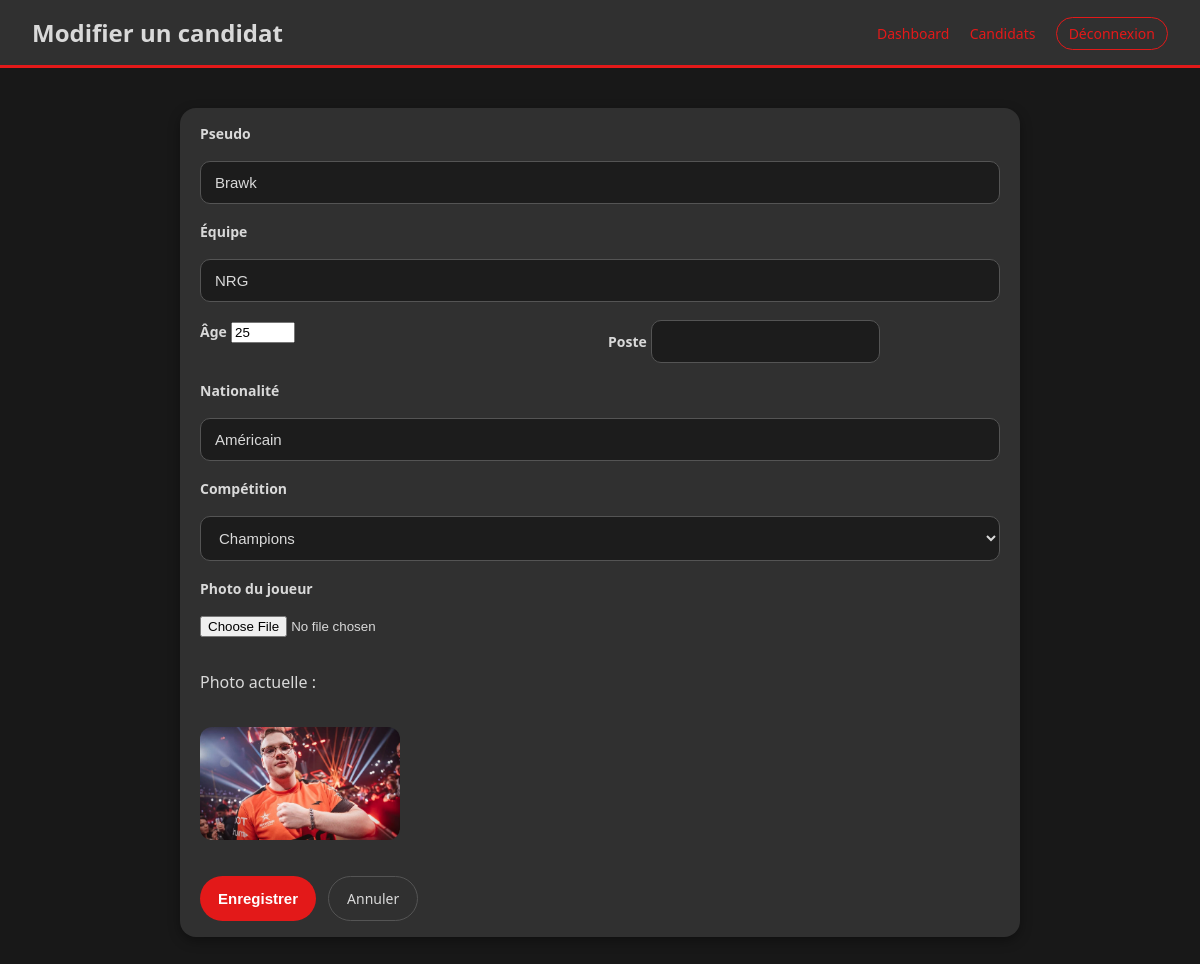
/admin/candidat_form.php?id=4 (signed in), run on the app's committed database.
### tables this page shows
CREATE TABLE IF NOT EXISTS `joueur` (
  `idjoueur` int NOT NULL AUTO_INCREMENT,
  `pseudo` varchar(45) NOT NULL,
  `equipe` varchar(70) DEFAULT NULL,
  `age` int DEFAULT NULL,
  `nationalite` varchar(45) DEFAULT NULL,
  `poste` varchar(45) DEFAULT NULL,
  `idadmin` int NOT NULL,
  `idcompetition` int NOT NULL,
  `photo` varchar(255) DEFAULT NULL,
  `email_candidat` varchar(255) DEFAULT NULL,
  `mdp_candidat` varchar(255) DEFAULT NULL,
  `bio_candidat` text,
  `lien_media` varchar(255) DEFAULT NULL,
  `candidature_complete` tinyint(1) NOT NULL DEFAULT '1',
  `candidature_validee` tinyint(1) NOT NULL DEFAULT '1',
  PRIMARY KEY (`idjoueur`),
  KEY `fk_joueur_admin` (`idadmin`),
  KEY `fk_joueur_compet` (`idcompetition`)
);

CREATE TABLE IF NOT EXISTS `competition` (
  `idcompetition` int NOT NULL AUTO_INCREMENT,
  `nom_compet` varchar(255) NOT NULL,
  `date_debut` date NOT NULL,
  `date_fin` date NOT NULL,
  `statut` varchar(45) NOT NULL,
  `idadmin` int NOT NULL,
  `idjeu` int NOT NULL,
  PRIMARY KEY (`idcompetition`),
  KEY `fk_compet_admin` (`idadmin`),
  KEY `fk_compet_jeu` (`idjeu`)
);

### admin/candidat_form.php (the view, shortened to what this page needs)
<?php
$connexion = dbconnect();
$mode          = "ajout";
$pseudo        = "";
$equipe        = "";
$age           = "";
$nationalite   = "";
$poste         = "";
$idcompetition = "";
$photo = "";
if (isset($_GET['id'])) {
    $mode     = "edition";
    $idjoueur = (int) $_GET['id'];
    $stmt = $connexion->prepare("SELECT * FROM joueur WHERE idjoueur = ?");
    $stmt->execute([$idjoueur]);
    $joueur = $stmt->fetch(PDO::FETCH_ASSOC);
    if ($joueur) {
        $pseudo        = $joueur['pseudo'];
        $equipe        = $joueur['equipe'];
        $age           = $joueur['age'];
        $nationalite   = $joueur['nationalite'];
        $poste         = $joueur['poste'];
        $idcompetition = $joueur['idcompetition'];
        $photo         = $joueur['photo'];
    }
}
$stmt = $connexion->query("SELECT idcompetition, nom_compet FROM competition");
$competitions = $stmt->fetchAll(PDO::FETCH_ASSOC);
?>
<!DOCTYPE html>
<html lang="fr">
<head>
    <link rel="stylesheet" href="admin.css">
</head>
<body>
<header class="admin-header">
    <h1><?= ($mode === "ajout" ? "Ajouter un candidat" : "Modifier un candidat") ?></h1>
    <nav>
        <a href="index.php">Dashboard</a>
        <a href="candidats.php">Candidats</a>
        <a href="../index.php?disconnect=1" class="btn-logout">Déconnexion</a>
    </nav>
</header>
<main class="admin-main form-page">
    <section class="panel panel-form">
        <form method="post" action="candidat_save.php" class="form-admin" enctype="multipart/form-data">
            <label>Pseudo</label>
            <input type="text" name="pseudo" required value="<?= htmlspecialchars($pseudo) ?>">
            <label>Équipe</label>
            <input type="text" name="equipe" value="<?= htmlspecialchars($equipe) ?>">
            <div class="form-row-2">
                <div>
                    <label>Âge</label>
                    <input type="number" name="age" min="10" max="100"
                           value="<?= htmlspecialchars($age) ?>">
                </div>
                <div>
                    <label>Poste</label>
                    <input type="text" name="poste" value="<?= htmlspecialchars($poste) ?>">
                </div>
            </div>
            <label>Nationalité</label>
            <input type="text" name="nationalite" value="<?= htmlspecialchars($nationalite) ?>">
            <label>Compétition</label>
            <select name="idcompetition" required>
                <?php foreach ($competitions as $c): ?>
                    <option value="<?= $c['idcompetition'] ?>"
                        <?= ($c['idcompetition'] == $idcompetition) ? "selected" : "" ?>>
                        <?= htmlspecialchars($c['nom_compet']) ?>
                    </option>
                <?php endforeach; ?>
            </select>
            <label>Photo du joueur</label>
            <input type="file" name="photo" accept="image/*">
            <?php if ($mode === "edition" && !empty($photo)): ?>
                <p>Photo actuelle :</p>
                <img src="../images/<?= htmlspecialchars($photo) ?>" alt="Photo actuelle"
                     style="max-width: 200px; border-radius: 12px; display:block; margin-bottom:10px;">
            <?php endif; ?>
            <div class="form-actions">
                <button type="submit" class="btn-primary">Enregistrer</button>
                <a href="candidats.php" class="btn-secondary">Annuler</a>
            </div>
        </form>
    </section>
</main>
</body>
</html>

### admin/admin.css (style rules this page uses)
body { margin: 0; font-family: 'Exo 2', system-ui, -apple-system, BlinkMacSystemFont, sans-serif; background-color: #181818; color: #D9D9D9; }
a { color: #e31919; text-decoration: none; }
.admin-header { background-color: #303030; padding: 16px 32px; display: flex; align-items: center; justify-content: space-between; border-bottom: 3px solid #e31919; }
.admin-header h1 { margin: 0; font-size: 24px; }
.admin-header nav a { margin-left: 16px; font-size: 14px; }
.btn-logout { padding: 6px 12px; border-radius: 999px; border: 1px solid #e31919; }
.admin-main { padding: 24px 32px; }
.panel { background-color: #303030; border-radius: 16px; padding: 16px 20px; box-shadow: 0 4px 12px rgba(0,0,0,0.35); }
.admin-main.form-page { display: flex; justify-content: center; padding: 40px 16px 60px; }
.panel.panel-form { width: 100%; max-width: 800px; }
.form-admin { display: flex; flex-direction: column; gap: 18px; }
.form-admin label { font-weight: 600; font-size: 14px; }
.form-row-2 { display: grid; grid-template-columns: repeat(2, minmax(0, 1fr)); gap: 16px; }
.form-actions { display: flex; gap: 12px; margin-top: 8px; }
.form-admin input[type="text"], .form-admin input[type="datetime-local"], .form-admin select { padding: 12px 14px; background-color: #1c1c1c; border: 1px solid #545454; border-radius: 10px; color: #D9D9D9; font-size: 15px; outline: none; transition: 0.2s; }
.btn-primary { padding: 12px 18px; background-color: #e31919; color: white; border: none; border-radius: 999px; cursor: pointer; font-size: 15px; font-weight: 600; transition: 0.2s; }
.btn-secondary { padding: 12px 18px; border-radius: 999px; border: 1px solid #545454; background: transparent; color: #D9D9D9; font-size: 14px; text-decoration: none; display: inline-flex; align-items: center; justify-content: center; transition: 0.2s; }

### data on the page
joueur: pseudo "Brawk", equipe "NRG", age "25", nationalite "Américain", idcompetition "Champions", photo (picture)
